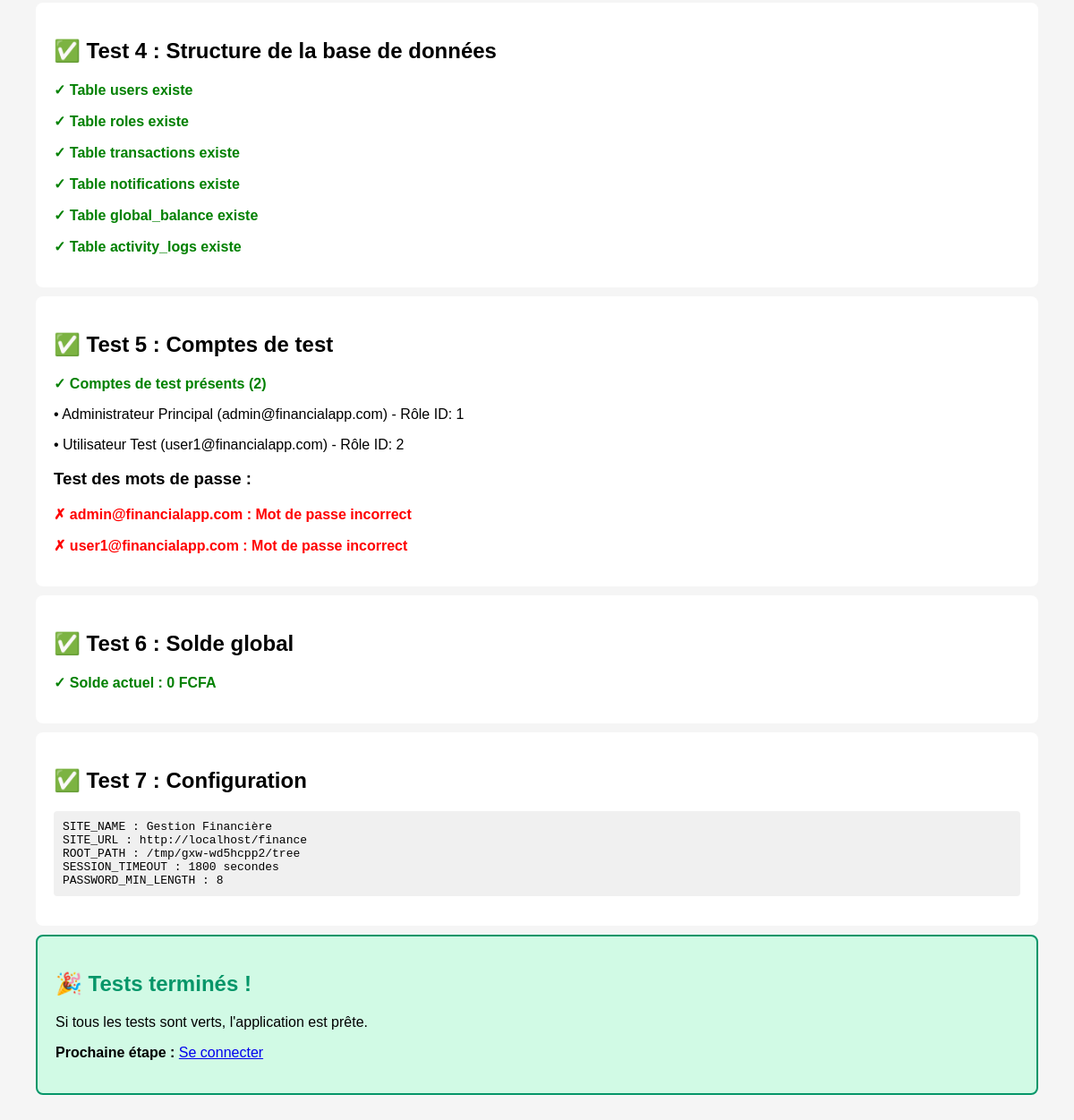
The app's page /test_functions.php (lower part), older data.
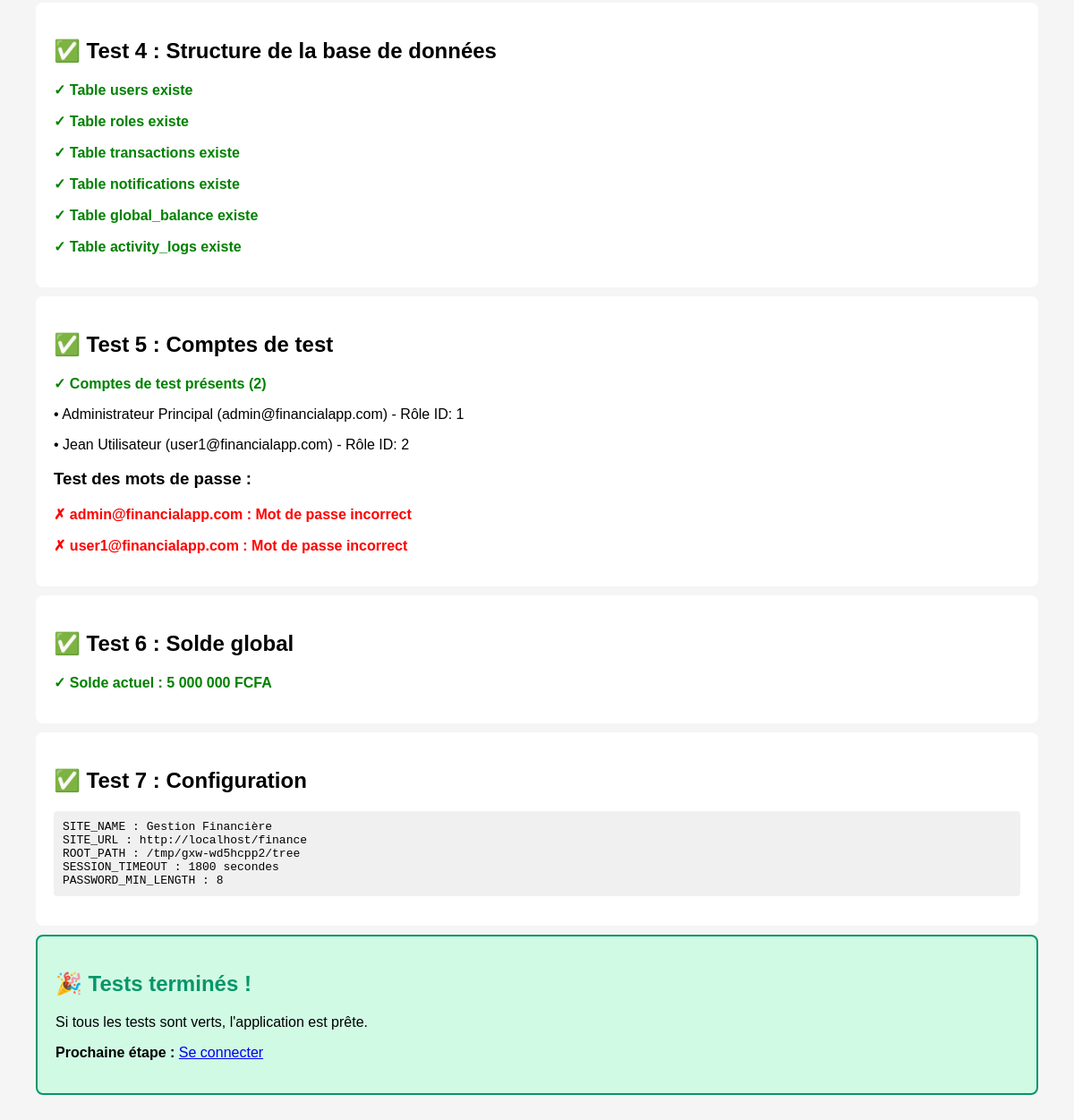
The same page, newer data.
### tables this page shows
CREATE TABLE IF NOT EXISTS users (
    id INT PRIMARY KEY AUTO_INCREMENT,
    username VARCHAR(100) NOT NULL UNIQUE,
    email VARCHAR(255) NOT NULL UNIQUE,
    password VARCHAR(255) NOT NULL,
    full_name VARCHAR(255) NOT NULL,
    role_id INT NOT NULL DEFAULT 2,
    is_active TINYINT(1) DEFAULT 1,
    last_login TIMESTAMP NULL,
    reset_token VARCHAR(255) NULL,
    reset_token_expires TIMESTAMP NULL,
    created_at TIMESTAMP DEFAULT CURRENT_TIMESTAMP,
    updated_at TIMESTAMP DEFAULT CURRENT_TIMESTAMP ON UPDATE CURRENT_TIMESTAMP,
    FOREIGN KEY (role_id) REFERENCES roles(id) ON DELETE RESTRICT,
    INDEX idx_email (email),
    INDEX idx_username (username),
    INDEX idx_reset_token (reset_token)
);

CREATE TABLE IF NOT EXISTS global_balance (
    id INT PRIMARY KEY AUTO_INCREMENT,
    balance DECIMAL(15, 2) NOT NULL DEFAULT 0.00,
    last_updated TIMESTAMP DEFAULT CURRENT_TIMESTAMP ON UPDATE CURRENT_TIMESTAMP,
    updated_by INT NULL,
    FOREIGN KEY (updated_by) REFERENCES users(id) ON DELETE SET NULL
);

### includes/functions.php (called while the page is built, shortened)
<?php
function getCurrentBalance() {
    try {
        $db = getDB();
        $stmt = $db->query("SELECT balance FROM global_balance WHERE id = 1");
        $result = $stmt->fetch();
        return $result ? floatval($result['balance']) : 0;
    } catch (Exception $e) {
        error_log("Erreur récupération solde: " . $e->getMessage());
        return 0;
    }
}
?>

### config/config.php (called while the page is built, shortened)
<?php
function formatAmount($amount) {
    return number_format($amount, 0, ',', ' ') . ' FCFA';
}
require_once ROOT_PATH . '/includes/functions.php';

### test_functions.php (the view, shortened to what this page needs)
<?php
require_once 'config/config.php';
echo "<!DOCTYPE html>
<html lang='fr'>
<head>
    <meta charset='UTF-8'>
    <title>Test des fonctions</title>
    <style>
        body { font-family: Arial; margin: 40px; background: #f5f5f5; }
        .test { background: white; padding: 20px; margin: 10px 0; border-radius: 8px; }
        .success { color: green; font-weight: bold; }
        .error { color: red; font-weight: bold; }
        h1 { color: #059669; }
        pre { background: #f0f0f0; padding: 10px; border-radius: 4px; }
    </style>
</head>
<body>
    <h1>🧪 Test des fonctions - Gestion Financière</h1>
";
try {
    $db = getDB();
} catch (Exception $e) {
    echo "<p class='error'>✗ Erreur : " . $e->getMessage() . "</p>";
    exit();
}
echo "<div class='test'>";
echo "<h2>✅ Test 4 : Structure de la base de données</h2>";
try {
    $tables = ['users', 'roles', 'transactions', 'notifications', 'global_balance', 'activity_logs'];
    foreach ($tables as $table) {
        $stmt = $db->query("SHOW TABLES LIKE '$table'");
        if ($stmt->rowCount() > 0) {
            echo "<p class='success'>✓ Table $table existe</p>";
        } else {
            echo "<p class='error'>✗ Table $table manquante</p>";
        }
    }
} catch (Exception $e) {
    echo "<p class='error'>✗ Erreur : " . $e->getMessage() . "</p>";
}
echo "</div>";
echo "<div class='test'>";
echo "<h2>✅ Test 5 : Comptes de test</h2>";
try {
    $stmt = $db->query("SELECT id, email, full_name, role_id FROM users WHERE email IN ('admin@financialapp.com', 'user1@financialapp.com')");
    $users = $stmt->fetchAll();
    if (count($users) >= 2) {
        echo "<p class='success'>✓ Comptes de test présents (" . count($users) . ")</p>";
        foreach ($users as $user) {
            echo "<p>• {$user['full_name']} ({$user['email']}) - Rôle ID: {$user['role_id']}</p>";
        }
    } else {
        echo "<p class='error'>✗ Comptes de test manquants</p>";
    }
    echo "<h3>Test des mots de passe :</h3>";
    foreach ($users as $user) {
        $stmt = $db->prepare("SELECT password FROM users WHERE id = ?");
        $stmt->execute([$user['id']]);
        $result = $stmt->fetch();
        $testPassword = $user['role_id'] == 1 ? 'Admin@123' : 'User@123';
        if (password_verify($testPassword, $result['password'])) {
            echo "<p class='success'>✓ {$user['email']} : Mot de passe OK</p>";
        } else {
            echo "<p class='error'>✗ {$user['email']} : Mot de passe incorrect</p>";
        }
    }
} catch (Exception $e) {
    echo "<p class='error'>✗ Erreur : " . $e->getMessage() . "</p>";
}
echo "</div>";
echo "<div class='test'>";
echo "<h2>✅ Test 6 : Solde global</h2>";
try {
    $balance = getCurrentBalance();
    echo "<p class='success'>✓ Solde actuel : " . formatAmount($balance) . "</p>";
} catch (Exception $e) {
    echo "<p class='error'>✗ Erreur : " . $e->getMessage() . "</p>";
}
echo "</div>";
echo "<div class='test'>";
echo "<h2>✅ Test 7 : Configuration</h2>";
echo "<pre>";
echo "SITE_NAME : " . SITE_NAME . "\n";
echo "SITE_URL : " . SITE_URL . "\n";
echo "ROOT_PATH : " . ROOT_PATH . "\n";
echo "SESSION_TIMEOUT : " . SESSION_TIMEOUT . " secondes\n";
echo "PASSWORD_MIN_LENGTH : " . PASSWORD_MIN_LENGTH . "\n";
echo "</pre>";
echo "</div>";
echo "
<div class='test' style='background: #d1fae5; border: 2px solid #059669;'>
    <h2 style='color: #059669;'>🎉 Tests terminés !</h2>
    <p>Si tous les tests sont verts, l'application est prête.</p>
    <p><strong>Prochaine étape :</strong> <a href='auth/login.php'>Se connecter</a></p>
</div>
</body>
</html>
";

Row changes from the older to the newer data that the page shows:
changed users "user1@financialapp.com": full_name "Utilisateur Test" → "Jean Utilisateur"
changed global_balance: balance "0 FCFA" → "5 000 000 FCFA"
